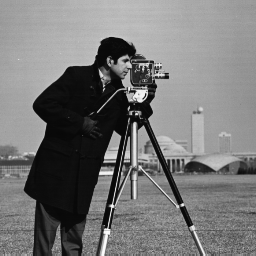
#> input picture LEC 2/cameraman.tif, 256 x 256 px
$ jupyter execute --allow-errors LEC2.ipynb   (shell and % lines are left out)
#> lines starting #> are read from the running program, lines starting #| are printed output that depends on the picture; after the words box and inside, x2 and y2 are one past the last pixel; in counts of white or black regions, pixels touching at a corner belong together
[cell 1]
from IPython.display import Latex, Math, Markdown, Latex, display
import cv2
import numpy as np
import matplotlib.pyplot as plt

def print_matrix(array):
    matrix = ''
    for row in array:
        try:
            for number in row:
                matrix += f'{number}&'
        except TypeError:
            matrix += f'{row}&'
        matrix = matrix[:-1] + r'\\'
    return r'\begin{bmatrix}'+matrix+r'\end{bmatrix}'

Markdown(r'# LEC 2: Interpolation and Spatial Transformations')

[cell 2]
display(Markdown(r'## Translation transform'))
img = cv2.imread('cameraman.tif', cv2.IMREAD_GRAYSCALE)
#> img is the input picture: shape (256, 256); min 7, max 253, mean 118.7
T = np.array([[1, 0, 0],
              [0, 1, 0],
              [30, 20, 1]])
display(Math(f'T = {print_matrix(T)}'))
trans = np.zeros(img.shape)
Tflip = T.T
for i in range(img.shape[0]):
    for j in range(img.shape[1]):
        p = np.array([i, j, 1])
        p = np.dot(Tflip, p)
        p = p.astype(int)
        if 0 <= p[0] < img.shape[0] and 0 <= p[1] < img.shape[1]:
            trans[tuple(p[:2])] = img[i, j]
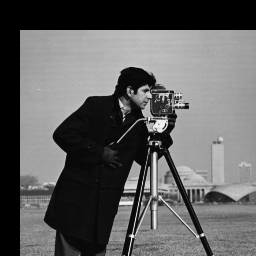
#> trans: shape (256, 256) float64; min 0, max 247, mean 96.5

plt.imshow(trans, cmap='gray')
#> (this line was passed over: IPython is not available in this run)
plt.axis('off')
#> (this line was passed over: IPython is not available in this run)
plt.show()

[cell 3]
display(Markdown(r'## Rotation transform'))
img = cv2.imread('cameraman.tif', cv2.IMREAD_GRAYSCALE)
def ModifiedWay(rotateImage, angle):

    # Taking image height and width
#> called with angle = -45
    imgHeight, imgWidth = rotateImage.shape[0], rotateImage.shape[1]
#> imgHeight = 256; imgWidth = 256

    # Computing the centre x,y coordinates
    # of an image
    centreY, centreX = imgHeight//2, imgWidth//2
#> centreY = 128; centreX = 128

    # Computing 2D rotation Matrix to rotate an image
    rotationMatrix = cv2.getRotationMatrix2D((centreY, centreX), angle, 1.0)

    # Now will take out sin and cos values from rotationMatrix
    # Also used numpy absolute function to make positive value
    cosofRotationMatrix = np.abs(rotationMatrix[0][0])
#> cosofRotationMatrix = 0.707
    sinofRotationMatrix = np.abs(rotationMatrix[0][1])
#> sinofRotationMatrix = 0.707

    # Now will compute new height & width of
    # an image so that we can use it in
    # warpAffine function to prevent cropping of image sides
    newImageHeight = int((imgHeight * sinofRotationMatrix) +
                         (imgWidth * cosofRotationMatrix))
#> newImageHeight = 362
    newImageWidth = int((imgHeight * cosofRotationMatrix) +
                        (imgWidth * sinofRotationMatrix))
#> newImageWidth = 362

    # After computing the new height & width of an image
    # we also need to update the values of rotation matrix
    rotationMatrix[0][2] += (newImageWidth/2) - centreX
    rotationMatrix[1][2] += (newImageHeight/2) - centreY

    # Now, we will perform actual image rotation
    rotatingimage = cv2.warpAffine(
        rotateImage, rotationMatrix, (newImageWidth, newImageHeight))
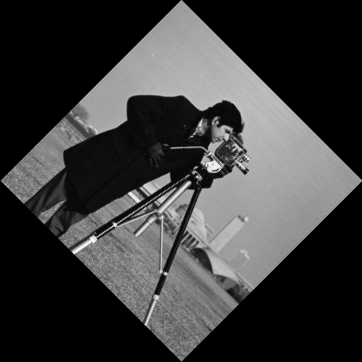
#> rotatingimage: shape (362, 362); min 0, max 251, mean 59.4

    return rotatingimage

display(Math(f'T = {print_matrix(T)}'))
plt.imshow(ModifiedWay(img, -45), cmap='gray')
#> (this line was passed over: IPython is not available in this run)
plt.axis('off')
#> (this line was passed over: IPython is not available in this run)
plt.show()

[cell 4]
display(Markdown(r'## Shear'))
img = cv2.imread('cameraman.tif', cv2.IMREAD_GRAYSCALE)
T = np.array([[1, 0.5, 0],
            [0, 1, 0],
            [0, 0, 1]])
display(Math(f'T = {print_matrix(T)}'))
shear = np.zeros(img.shape)
#Tflip = T.T
plt.imshow(cv2.warpPerspective(img,T,(int(img.shape[0]*1.5), img.shape[1]),flags=cv2.INTER_LINEAR), cmap='gray')
#> (this line was passed over: IPython is not available in this run)
plt.axis('off')
#> (this line was passed over: IPython is not available in this run)
plt.show()

[cell 5]
display(Markdown(r'## Warp Affine'))
input = cv2.imread("input.tif", cv2.IMREAD_GRAYSCALE)
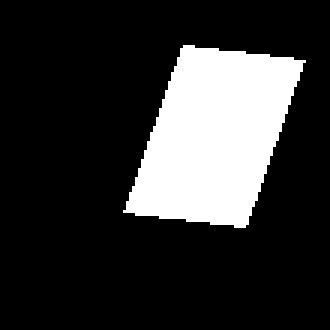
#> input picture LEC 2/input.tif, 110 x 110 px (shown 3 times larger)
#> input: shape (110, 110); 19.8% white; 1 white region, box (x1, y1, x2, y2) and area: (41, 15, 102, 76) 2396
output = cv2.imread("output.tif", cv2.IMREAD_GRAYSCALE)
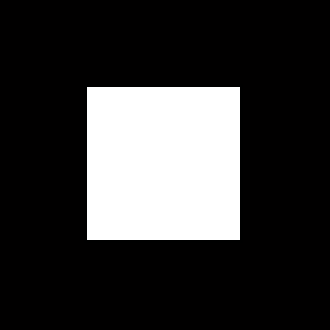
#> input picture LEC 2/output.tif, 110 x 110 px (shown 3 times larger)
#> output: shape (110, 110); 21.5% white; 1 white region, box (x1, y1, x2, y2) and area: (29, 29, 80, 80) 2601

in_A = [40, 70]
in_B = [80, 75]
in_C = [100, 20]
in_D = [60, 15]

out_A = [30, 30]
out_B = [30, 80]
out_C = [80, 80]
out_D = [80, 30]


in_pts = np.array([in_A, in_B, in_C, in_D], np.int32)
input_fit = cv2.polylines(input.copy(),[in_pts],True,(0,255,255))
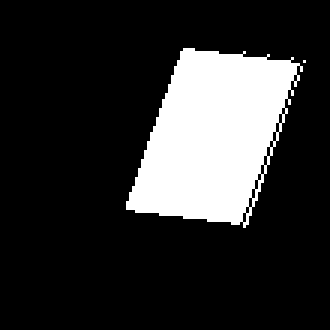
#> input_fit: shape (110, 110) (shown 3 times larger); 18.7% white; 2 white regions (1 under 20 px), largest, box (x1, y1, x2, y2) and area: (42, 16, 101, 76) 2259
# Here, I have used L2 norm. You can use L1 also.
width_AD = np.sqrt(((in_A[0] - in_D[0]) ** 2) + ((in_A[1] - in_D[1]) ** 2))
width_BC = np.sqrt(((in_B[0] - in_C[0]) ** 2) + ((in_B[1] - in_C[1]) ** 2))
maxWidth = max(int(width_AD), int(width_BC))
#> maxWidth = 58


height_AB = np.sqrt(((in_A[0] - in_B[0]) ** 2) + ((in_A[1] - in_B[1]) ** 2))
height_CD = np.sqrt(((in_C[0] - in_D[0]) ** 2) + ((in_C[1] - in_D[1]) ** 2))
maxHeight = max(int(height_AB), int(height_CD))
#> maxHeight = 40
in_pts = np.float32([in_A, in_B, in_C, in_D])
out_pts = np.float32([[0, 0],
                        [0, maxHeight - 1],
                        [maxWidth - 1, maxHeight - 1],
                        [maxWidth - 1, 0]])
#> out_pts = [[0, 0], [0, 39], [57, 39], [57, 0]]
# Compute the perspective transform M
M_calib = cv2.getPerspectiveTransform(in_pts,out_pts)
#> M_calib = [[0.124, -0.991, 64.43], [0.933, 0.339, -61.04], [-1.98e-19, 1.58e-18, 1]]
out_pts = np.float32([out_A, out_B, out_C, out_D])
M = cv2.getPerspectiveTransform(in_pts,out_pts)

display(Math(f'T = {print_matrix(M)}'))

#> (the rest of this cell did not finish here and is left out)

[cell 6]
display(Markdown(r'## Affine Transform'))

U = np.array([in_A+[1], in_B+[1], in_C+[1], in_D+[1]])
X = np.array([out_A+[1], out_B+[1], out_C+[1], out_D+[1]])
UTU = np.dot(U.T, U)
UTUinv = np.linalg.inv(UTU)
UTUinvUT = np.dot(UTUinv, U.T)
T = np.dot(UTUinvUT, X)


s = f'X = {print_matrix(X)} U = {print_matrix(U)} \quad \Rightarrow '
s += f' X = {print_matrix(X)} = {print_matrix(U)} \cdot T \quad \Rightarrow '
s += f'U^{{T}} X = U^{{T}}UT \Rightarrow \quad '
s += f' (U^{{T}}U)^{{-1}} U^{{T}} X = T \\\\ \quad \Rightarrow '
s += f' T = {print_matrix(UTU)}^{{-1}} \cdot {print_matrix(U.T)} \cdot {print_matrix(X)}'
s += f' = {print_matrix(np.round(UTUinv, 4))} \cdot {print_matrix(U.T)} \cdot {print_matrix(X)} \\\\'
s += f' = {print_matrix(np.round(UTUinvUT, 4))} \cdot {print_matrix(X)} = {print_matrix(T)} = T'
display(Math(s))
plt.imshow(cv2.warpPerspective(input,T.T, input.shape,flags=cv2.INTER_LINEAR), cmap='gray')
#> (this line was passed over: IPython is not available in this run)
